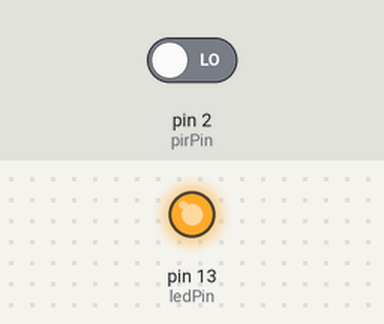
The sketch below on a simulated Arduino Uno, built with avr-gcc and run on an emulated ATmega328P. Parts: output pins drawn as LEDs (lit = HIGH). The test bench sets the inputs (shaded band); at power-on: pin 2 (pirPin) LOW. What the sketch prints to the serial monitor is not drawn.

Above: at 1.1 s.
At 60.1 s:
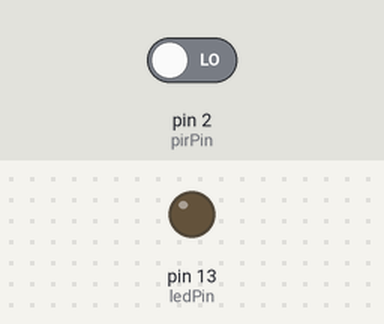
Timing chart, 0 to 61.6 s (numbered marks = the images above):
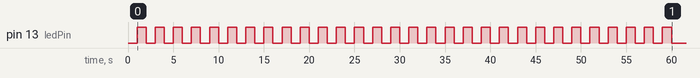

Measured:
- by itself, pin 13 (ledPin): alternates HIGH for 1.0 s and LOW for 1.0 s, 59 changes in all, then stays LOW

The sketch:

pir_motion.ino
```cpp
const int ledPin = 13;
const int pirPin = 2;
int pirState = 0;
int val = 0; // variable for reading the pin status
const int minimummMiliSecsLowForInactive = 500;
long unsigned int timeLow;
boolean takeLowTime;

const int calibrationTimeSecs = 60;

void setup() {
  pinMode(ledPin, OUTPUT);
  pinMode(pirPin, INPUT);
  digitalWrite(ledPin, LOW);

  Serial.begin(9600);

  Serial.print("calibrating sensor ");
  int ledStatus = LOW;
  for(int i = 0; i < calibrationTimeSecs; i++){
    Serial.print(".");
    digitalWrite(ledPin, ledStatus);
    ledStatus = !ledStatus;
    delay(1000);
  }
  Serial.println(" done");
  Serial.println("SENSOR ACTIVE");
  delay(50);
}

void loop() {
  val = digitalRead(pirPin);
  Serial.print(val);
  if (val == HIGH) {
    Serial.println("Motion.");
    digitalWrite(ledPin, HIGH);
    if (pirState) {
      pirState = 0;
      delay(50);
    }
    takeLowTime = true;
  } else {
    Serial.println("No motion");
    digitalWrite(ledPin, LOW);
    if (takeLowTime) {
      timeLow = millis();
      takeLowTime = false;
    }

    if (!pirState && millis()-timeLow > minimummMiliSecsLowForInactive) {
      pirState = true;
      Serial.println("Motion ended");
      delay(50);
    }
  }
}
```
